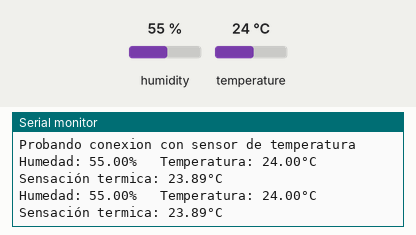
A sketch run on a simulated Arduino Uno, built with avr-gcc and run on an emulated ATmega328P. Parts: the last lines printed to the serial monitor. The test bench sets the inputs (shaded band); at power-on: humidity 55 %, temperature 24 °C.

Above: at 5.2 s.
5.3 s: humidity set to 22 %
At 8.2 s:
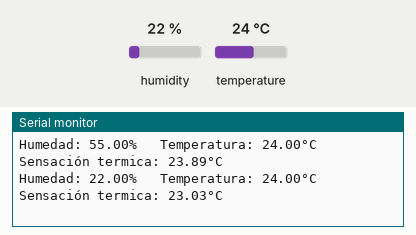
8.8 s: temperature set to 12 °C
At 10.6 s:
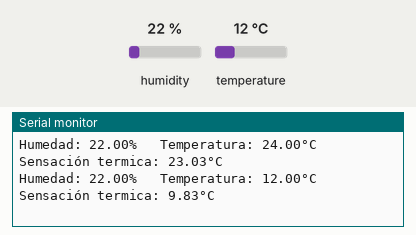
12.3 s: humidity set to 40 %
At 15.2 s:
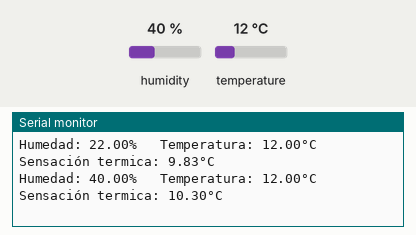
Timing chart, 0 to 16.7 s (numbered marks = the images above; inputs shaded):
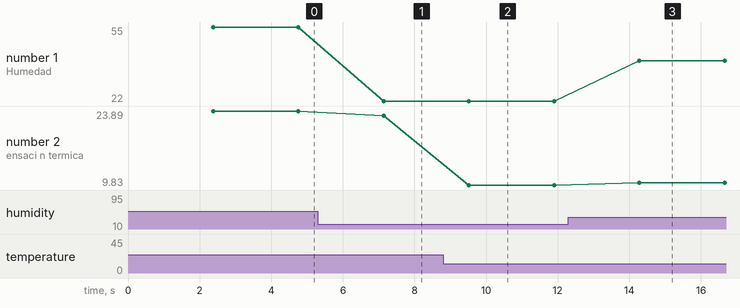

Measured:
- after the input at 5.3 s, the serial monitor: prints a new line after 1.8 s (image 1)
- after the input at 8.8 s, the serial monitor: prints a new line after 0.72 s (image 2)
- after the input at 12.3 s, the serial monitor: prints a new line after 2.0 s (image 3)
- plotted number 1: 55 → 22 after the input at 5.3 s, 22 → 40 after the input at 12.3 s
- plotted number 2: 23.89 → 23.03 after the input at 5.3 s, 23.03 → 9.83 after the input at 8.8 s, 9.83 → 10.3 after the input at 12.3 s

The sketch:

temp_sensor.ino
```cpp
#include "DHT.h" // lib para mod temp
#define DHTPIN 6 // pin de comunicacion con el sensor de temperatura
#define DHTTYPE DHT11 // referencia del sensor

//int ventilador = 7;
DHT dht(DHTPIN,DHTTYPE); // instancia de objeto de clase DHT

void setup() {
  Serial.begin(9600);
  Serial.println("Probando conexion con sensor de temperatura");
  dht.begin(); // inicializamos el obj
  //pinMode(ventilador,OUTPUT);
}

void loop() {
  delay(2000);

  //temperatura
  float humedad = dht.readHumidity();
  float temperatura = dht.readTemperature();
  float hic = dht.computeHeatIndex(temperatura, humedad, false); // sensacion termica en C°

  if (isnan(humedad)|| isnan(temperatura)){
    Serial.println("Error al leer del sensor");
    return;
  }


  delay(350);
  Serial.print("Humedad: ");
  Serial.print(humedad);
  Serial.print("%   ");
  Serial.print("Temperatura: ");
  Serial.print(temperatura);
  Serial.print("°C  ");
  Serial.print("Sensación termica: ");
  Serial.print(hic);
  Serial.print("°C  ");
  Serial.println();
  //if(temperatura >27){
      //digitalWrite(ventilador,HIGH);
    //}
}
```
